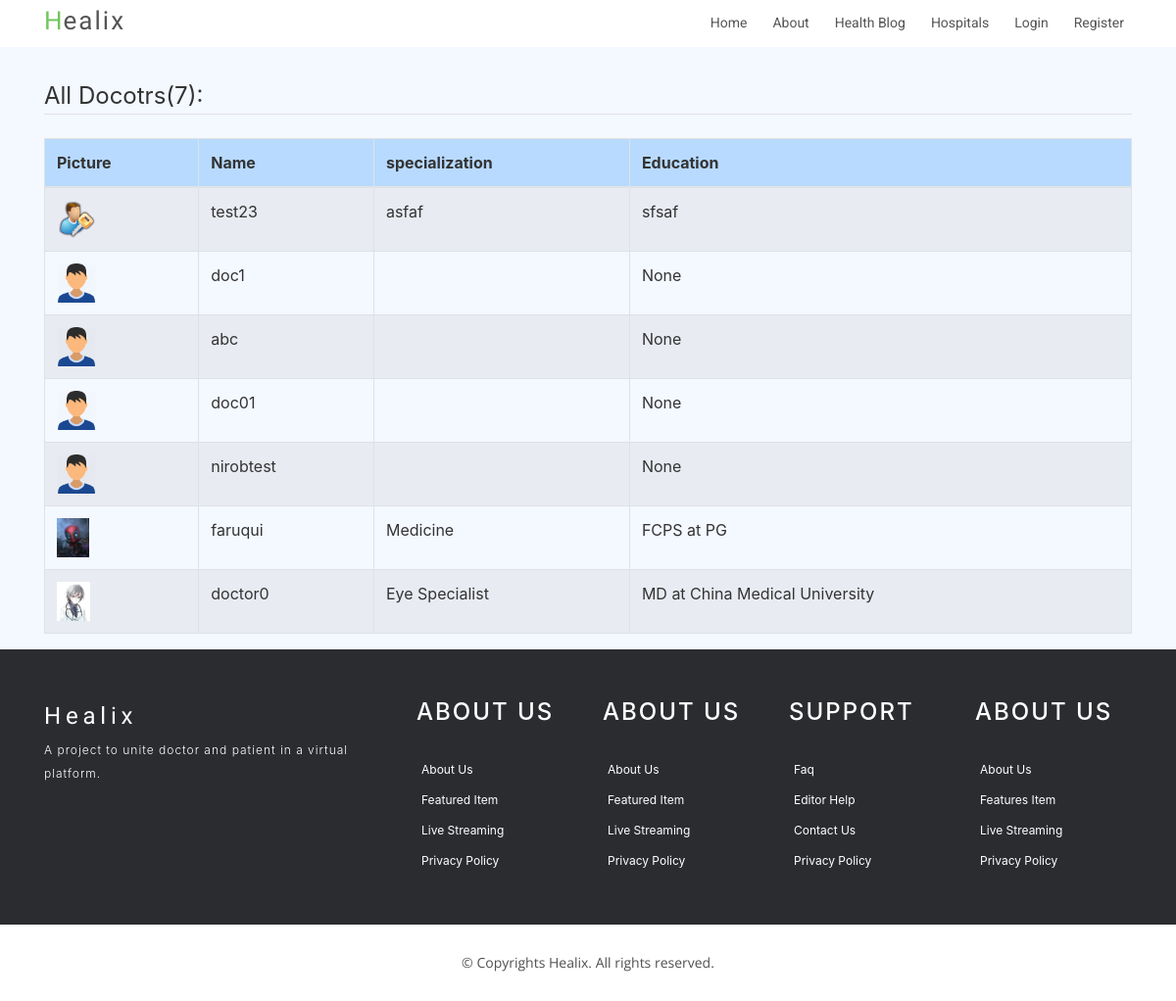
/doctors/, run on an earlier commit of the app's database.
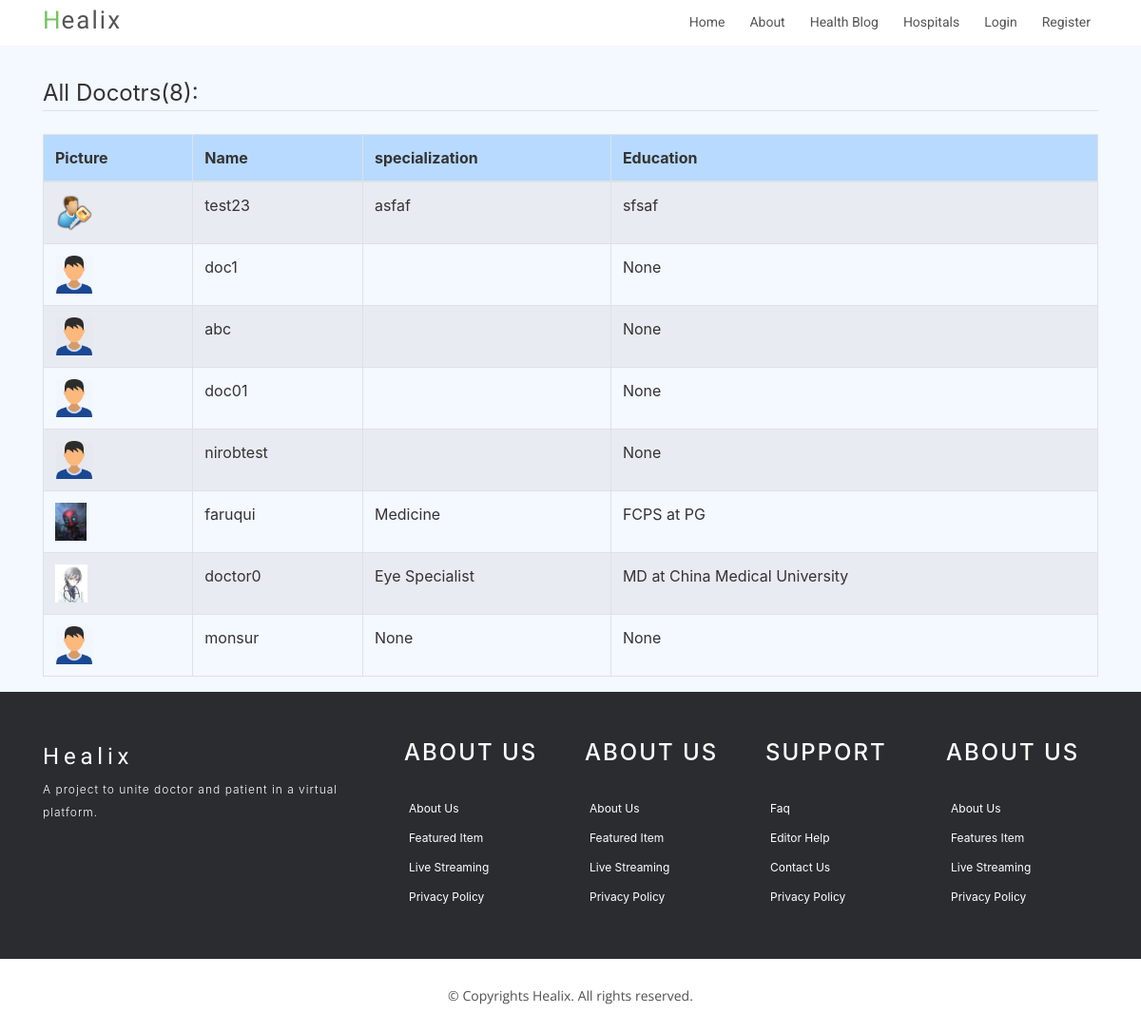
And on a later commit of the database.
### users/models.py (models this page shows)
class Doctor(models.Model):
    user = models.OneToOneField(User, on_delete=models.CASCADE)
    specialization = models.CharField(max_length = 200, null = True)
    education = models.CharField(max_length = 200, null = True)
    image = models.ImageField(default='profile_pics/default.jpg', upload_to='profile_pics')

class User(AbstractUser):
    is_patient = models.BooleanField('patient status', default=False)
    is_doctor = models.BooleanField('doctor status', default=False)

### users/views.py (the view)
# urls.py: path('doctors/', DoctorListView.as_view(), name = 'doctors'),
class DoctorListView(ListView):
    model = Doctor
    context_object_name = 'doctors'

### users/templates/users/doctor_list.html
{% extends "home/base.html" %}
{% load crispy_forms_tags %}
{% block content %}
  <legend class="border-bottom mb-4">All Docotrs({{doctors.count }}): </legend>
  <table class="table table-hover table-bordered table-striped">
    <thead>
      <tr class="table-primary">
        <th>Picture</th>
        <th>Name</th>
        <th>specialization</th>
        <th>Education</th>
      </tr>
    </thead>
    <tbody>
      {% for doctor in doctors %}
      <tr>
        <td><img src="{{ doctor.image.url }}" height="40px"></td>
        <td>{{doctor.user.username}}</td>
        <td>{{doctor.specialization}}</td>
        <td>{{doctor.education}}</td>
      </tr>
      {% endfor %}
    </tbody>
  </table>
{% endblock content %}

What changed in the data, as far as the page shows it:
added Doctor: image (placeholder picture), user.username "monsur", specialization "None", education "None"
Also different on the page:
{{ doctors.count }}: "7" → "8"
